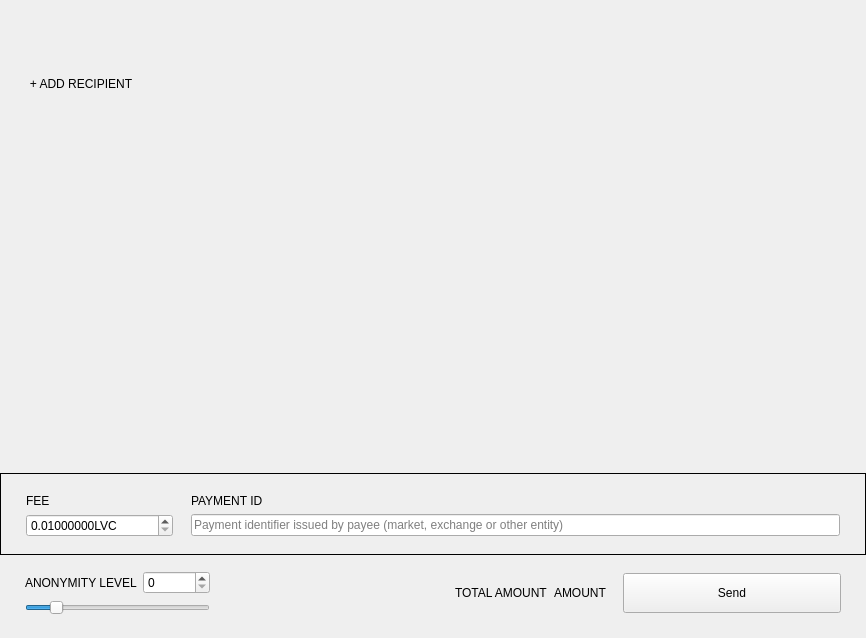
<?xml version="1.0" encoding="UTF-8"?>
<ui version="4.0">
 <class>SendFrame</class>
 <widget class="QFrame" name="SendFrame">
  <property name="geometry">
   <rect>
    <x>0</x>
    <y>0</y>
    <width>866</width>
    <height>638</height>
   </rect>
  </property>
  <property name="windowTitle">
   <string>Frame</string>
  </property>
  <property name="frameShape">
   <enum>QFrame::NoFrame</enum>
  </property>
  <property name="frameShadow">
   <enum>QFrame::Raised</enum>
  </property>
  <layout class="QVBoxLayout" name="verticalLayout">
   <property name="spacing">
    <number>5</number>
   </property>
   <property name="sizeConstraint">
    <enum>QLayout::SetDefaultConstraint</enum>
   </property>
   <property name="leftMargin">
    <number>0</number>
   </property>
   <property name="topMargin">
    <number>0</number>
   </property>
   <property name="rightMargin">
    <number>0</number>
   </property>
   <property name="bottomMargin">
    <number>0</number>
   </property>
   <item>
    <widget class="WalletGui::ResizableScrollArea" name="m_sendScrollarea">
     <property name="enabled">
      <bool>true</bool>
     </property>
     <property name="sizePolicy">
      <sizepolicy hsizetype="MinimumExpanding" vsizetype="Preferred">
       <horstretch>0</horstretch>
       <verstretch>0</verstretch>
      </sizepolicy>
     </property>
     <property name="autoFillBackground">
      <bool>false</bool>
     </property>
     <property name="styleSheet">
      <string notr="true"/>
     </property>
     <property name="frameShape">
      <enum>QFrame::NoFrame</enum>
     </property>
     <property name="sizeAdjustPolicy">
      <enum>QAbstractScrollArea::AdjustToContents</enum>
     </property>
     <property name="widgetResizable">
      <bool>true</bool>
     </property>
     <widget class="QWidget" name="scrollAreaWidgetContents">
      <property name="geometry">
       <rect>
        <x>0</x>
        <y>0</y>
        <width>866</width>
        <height>69</height>
       </rect>
      </property>
      <property name="sizePolicy">
       <sizepolicy hsizetype="Preferred" vsizetype="Preferred">
        <horstretch>0</horstretch>
        <verstretch>0</verstretch>
       </sizepolicy>
      </property>
      <property name="styleSheet">
       <string notr="true"/>
      </property>
      <layout class="QVBoxLayout" name="m_transfersLayout">
       <property name="spacing">
        <number>0</number>
       </property>
       <property name="sizeConstraint">
        <enum>QLayout::SetNoConstraint</enum>
       </property>
       <property name="leftMargin">
        <number>0</number>
       </property>
       <property name="topMargin">
        <number>0</number>
       </property>
       <property name="rightMargin">
        <number>0</number>
       </property>
       <property name="bottomMargin">
        <number>0</number>
       </property>
      </layout>
     </widget>
    </widget>
   </item>
   <item>
    <layout class="QHBoxLayout" name="horizontalLayout_2">
     <property name="spacing">
      <number>0</number>
     </property>
     <item>
      <spacer name="horizontalSpacer_3">
       <property name="orientation">
        <enum>Qt::Horizontal</enum>
       </property>
       <property name="sizeType">
        <enum>QSizePolicy::Fixed</enum>
       </property>
       <property name="sizeHint" stdset="0">
        <size>
         <width>25</width>
         <height>20</height>
        </size>
       </property>
      </spacer>
     </item>
     <item>
      <widget class="WalletGui::WalletNormalLinkLikeButton" name="m_addRecipientButton">
       <property name="cursor">
        <cursorShape>PointingHandCursor</cursorShape>
       </property>
       <property name="focusPolicy">
        <enum>Qt::NoFocus</enum>
       </property>
       <property name="text">
        <string>+ ADD RECIPIENT</string>
       </property>
       <property name="flat">
        <bool>true</bool>
       </property>
      </widget>
     </item>
     <item>
      <spacer name="horizontalSpacer_2">
       <property name="orientation">
        <enum>Qt::Horizontal</enum>
       </property>
       <property name="sizeHint" stdset="0">
        <size>
         <width>478</width>
         <height>17</height>
        </size>
       </property>
      </spacer>
     </item>
    </layout>
   </item>
   <item>
    <spacer name="verticalSpacer_2">
     <property name="orientation">
      <enum>Qt::Vertical</enum>
     </property>
     <property name="sizeType">
      <enum>QSizePolicy::MinimumExpanding</enum>
     </property>
     <property name="sizeHint" stdset="0">
      <size>
       <width>20</width>
       <height>20</height>
      </size>
     </property>
    </spacer>
   </item>
   <item>
    <widget class="QFrame" name="m_sendFeeFrame">
     <property name="frameShape">
      <enum>QFrame::Box</enum>
     </property>
     <property name="frameShadow">
      <enum>QFrame::Plain</enum>
     </property>
     <layout class="QGridLayout" name="gridLayout_2">
      <property name="leftMargin">
       <number>25</number>
      </property>
      <property name="topMargin">
       <number>20</number>
      </property>
      <property name="rightMargin">
       <number>25</number>
      </property>
      <property name="bottomMargin">
       <number>17</number>
      </property>
      <property name="horizontalSpacing">
       <number>18</number>
      </property>
      <item row="0" column="0">
       <widget class="WalletGui::WalletNormalGrayTextLabel" name="label_3">
        <property name="text">
         <string>FEE</string>
        </property>
       </widget>
      </item>
      <item row="0" column="1">
       <widget class="WalletGui::WalletNormalGrayTextLabel" name="m_paymentIdTextLabel">
        <property name="text">
         <string>PAYMENT ID</string>
        </property>
       </widget>
      </item>
      <item row="1" column="0">
       <widget class="QDoubleSpinBox" name="m_feeSpin">
        <property name="buttonSymbols">
         <enum>QAbstractSpinBox::UpDownArrows</enum>
        </property>
        <property name="suffix">
         <string notr="true">LVC</string>
        </property>
        <property name="decimals">
         <number>8</number>
        </property>
        <property name="minimum">
         <double>0.010000000000000</double>
        </property>
        <property name="maximum">
         <double>999999999.000000000000000</double>
        </property>
        <property name="singleStep">
         <double>0.010000000000000</double>
        </property>
        <property name="value">
         <double>0.010000000000000</double>
        </property>
       </widget>
      </item>
      <item row="1" column="1">
       <widget class="WalletGui::ClearableLineEdit" name="m_paymentIdEdit">
        <property name="styleSheet">
         <string notr="true">[errorState=&quot;true&quot;] {
  border-color: #ef3131;
}</string>
        </property>
        <property name="placeholderText">
         <string>Payment identifier issued by payee (market, exchange or other entity)</string>
        </property>
       </widget>
      </item>
     </layout>
    </widget>
   </item>
   <item>
    <widget class="QFrame" name="m_mixinFrame">
     <property name="frameShape">
      <enum>QFrame::NoFrame</enum>
     </property>
     <property name="frameShadow">
      <enum>QFrame::Raised</enum>
     </property>
     <layout class="QGridLayout" name="gridLayout">
      <property name="leftMargin">
       <number>25</number>
      </property>
      <property name="topMargin">
       <number>11</number>
      </property>
      <property name="rightMargin">
       <number>25</number>
      </property>
      <property name="bottomMargin">
       <number>23</number>
      </property>
      <item row="0" column="2" rowspan="2">
       <widget class="QLabel" name="label">
        <property name="text">
         <string/>
        </property>
       </widget>
      </item>
      <item row="0" column="5" rowspan="2">
       <widget class="WalletGui::WalletExtraNormalBlackTextLabel" name="m_totalAmountLabel">
        <property name="text">
         <string>AMOUNT</string>
        </property>
        <property name="indent">
         <number>0</number>
        </property>
       </widget>
      </item>
      <item row="0" column="1">
       <widget class="QSpinBox" name="m_mixinSpin">
        <property name="maximum">
         <number>999999999</number>
        </property>
       </widget>
      </item>
      <item row="0" column="3" rowspan="2">
       <spacer name="horizontalSpacer">
        <property name="orientation">
         <enum>Qt::Horizontal</enum>
        </property>
        <property name="sizeType">
         <enum>QSizePolicy::Expanding</enum>
        </property>
        <property name="sizeHint" stdset="0">
         <size>
          <width>298</width>
          <height>20</height>
         </size>
        </property>
       </spacer>
      </item>
      <item row="1" column="0" colspan="2">
       <widget class="QSlider" name="m_mixinSlider">
        <property name="maximumSize">
         <size>
          <width>16777215</width>
          <height>16777215</height>
         </size>
        </property>
        <property name="maximum">
         <number>50</number>
        </property>
        <property name="pageStep">
         <number>1</number>
        </property>
        <property name="value">
         <number>7</number>
        </property>
        <property name="tracking">
         <bool>false</bool>
        </property>
        <property name="orientation">
         <enum>Qt::Horizontal</enum>
        </property>
       </widget>
      </item>
      <item row="0" column="7" rowspan="2">
       <widget class="WalletGui::WalletLargeBlueButton" name="m_sendButton">
        <property name="sizePolicy">
         <sizepolicy hsizetype="Fixed" vsizetype="Fixed">
          <horstretch>0</horstretch>
          <verstretch>0</verstretch>
         </sizepolicy>
        </property>
        <property name="minimumSize">
         <size>
          <width>218</width>
          <height>40</height>
         </size>
        </property>
        <property name="maximumSize">
         <size>
          <width>218</width>
          <height>40</height>
         </size>
        </property>
        <property name="focusPolicy">
         <enum>Qt::NoFocus</enum>
        </property>
        <property name="text">
         <string>Send</string>
        </property>
       </widget>
      </item>
      <item row="0" column="4" rowspan="2">
       <widget class="WalletGui::WalletNormalGrayTextLabel" name="label_2">
        <property name="text">
         <string>TOTAL AMOUNT</string>
        </property>
       </widget>
      </item>
      <item row="0" column="0">
       <widget class="WalletGui::WalletNormalGrayTextLabel" name="m_mixinTextLabel">
        <property name="text">
         <string>ANONYMITY LEVEL</string>
        </property>
       </widget>
      </item>
      <item row="0" column="6" rowspan="2">
       <spacer name="horizontalSpacer_4">
        <property name="orientation">
         <enum>Qt::Horizontal</enum>
        </property>
        <property name="sizeType">
         <enum>QSizePolicy::Fixed</enum>
        </property>
        <property name="sizeHint" stdset="0">
         <size>
          <width>10</width>
          <height>20</height>
         </size>
        </property>
       </spacer>
      </item>
     </layout>
    </widget>
   </item>
  </layout>
 </widget>
 <customwidgets>
  <customwidget>
   <class>WalletGui::WalletNormalGrayTextLabel</class>
   <extends>QLabel</extends>
   <header>Gui/Common/WalletTextLabel.h</header>
  </customwidget>
  <customwidget>
   <class>WalletGui::WalletLargeBlueButton</class>
   <extends>QPushButton</extends>
   <header>Gui/Common/WalletBlueButton.h</header>
  </customwidget>
  <customwidget>
   <class>WalletGui::ClearableLineEdit</class>
   <extends>QLineEdit</extends>
   <header>Gui/Common/ClearableLineEdit.h</header>
  </customwidget>
  <customwidget>
   <class>WalletGui::ResizableScrollArea</class>
   <extends>QScrollArea</extends>
   <header>Gui/Common/ResizableScrollArea.h</header>
   <container>1</container>
  </customwidget>
  <customwidget>
   <class>WalletGui::WalletNormalLinkLikeButton</class>
   <extends>QPushButton</extends>
   <header>Gui/Common/WalletLinkLikeButton.h</header>
  </customwidget>
  <customwidget>
   <class>WalletGui::WalletExtraNormalBlackTextLabel</class>
   <extends>QLabel</extends>
   <header>Gui/Common/WalletTextLabel.h</header>
  </customwidget>
 </customwidgets>
 <tabstops>
  <tabstop>m_paymentIdEdit</tabstop>
  <tabstop>m_mixinSlider</tabstop>
  <tabstop>m_sendScrollarea</tabstop>
 </tabstops>
 <resources/>
 <connections>
  <connection>
   <sender>m_sendButton</sender>
   <signal>clicked()</signal>
   <receiver>SendFrame</receiver>
   <slot>sendClicked()</slot>
   <hints>
    <hint type="sourcelabel">
     <x>53</x>
     <y>561</y>
    </hint>
    <hint type="destinationlabel">
     <x>432</x>
     <y>294</y>
    </hint>
   </hints>
  </connection>
  <connection>
   <sender>m_mixinSlider</sender>
   <signal>valueChanged(int)</signal>
   <receiver>SendFrame</receiver>
   <slot>mixinValueChanged(int)</slot>
   <hints>
    <hint type="sourcelabel">
     <x>221</x>
     <y>520</y>
    </hint>
    <hint type="destinationlabel">
     <x>432</x>
     <y>294</y>
    </hint>
   </hints>
  </connection>
  <connection>
   <sender>m_addRecipientButton</sender>
   <signal>clicked()</signal>
   <receiver>SendFrame</receiver>
   <slot>addRecipientClicked()</slot>
   <hints>
    <hint type="sourcelabel">
     <x>78</x>
     <y>414</y>
    </hint>
    <hint type="destinationlabel">
     <x>432</x>
     <y>294</y>
    </hint>
   </hints>
  </connection>
  <connection>
   <sender>m_paymentIdEdit</sender>
   <signal>textChanged(QString)</signal>
   <receiver>SendFrame</receiver>
   <slot>validatePaymentId(QString)</slot>
   <hints>
    <hint type="sourcelabel">
     <x>538</x>
     <y>521</y>
    </hint>
    <hint type="destinationlabel">
     <x>432</x>
     <y>318</y>
    </hint>
   </hints>
  </connection>
  <connection>
   <sender>m_mixinSpin</sender>
   <signal>valueChanged(int)</signal>
   <receiver>SendFrame</receiver>
   <slot>mixinValueChanged(int)</slot>
   <hints>
    <hint type="sourcelabel">
     <x>201</x>
     <y>575</y>
    </hint>
    <hint type="destinationlabel">
     <x>432</x>
     <y>318</y>
    </hint>
   </hints>
  </connection>
 </connections>
 <slots>
  <slot>sendClicked()</slot>
  <slot>clearAllClicked()</slot>
  <slot>addRecipientClicked()</slot>
  <slot>mixinValueChanged(int)</slot>
  <slot>validatePaymentId(QString)</slot>
 </slots>
</ui>
